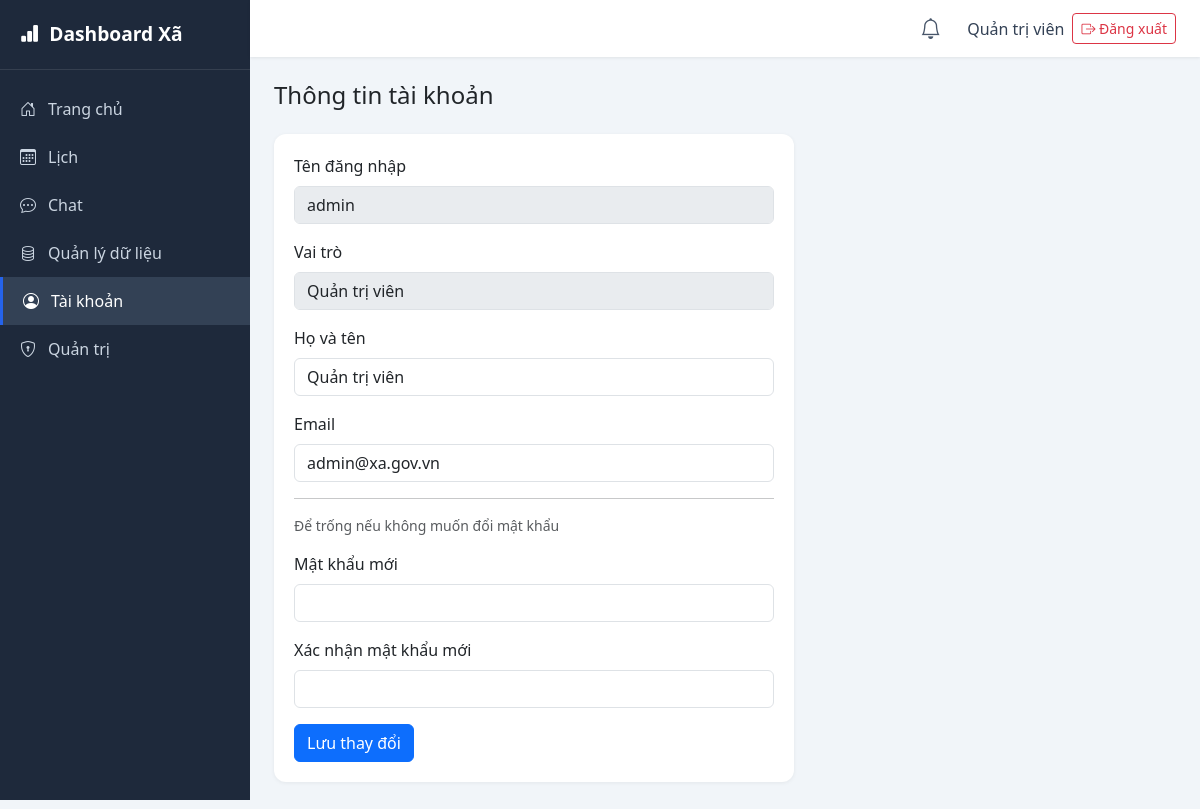
Page /account (signed in) on the committed database.
### app/models.py (models this page shows, shortened)
class User(UserMixin, db.Model):
    id = db.Column(db.Integer, primary_key=True)
    username = db.Column(db.String(80), unique=True, nullable=False)
    password_hash = db.Column(db.String(255), nullable=False)
    full_name = db.Column(db.String(120))
    email = db.Column(db.String(120))
    role = db.Column(db.String(20), default='user')  # 'admin' hoặc 'user'
    created_at = db.Column(db.DateTime, default=datetime.utcnow)
    def is_admin(self):
        return self.role == 'admin'

### app/routes/account.py (the view, shortened to what this page needs)
@account_bp.route('/account', methods=['GET', 'POST'])
@login_required
def account_view():
    return render_template('account.html')

### app/templates/account.html (shortened to what this page needs)
{% extends "base.html" %}
{% block content %}
<h4 class="mb-4">Thông tin tài khoản</h4>
<div class="chart-card" style="max-width: 520px;">
    <form method="POST">
        <div class="mb-3">
            <label class="form-label">Tên đăng nhập</label>
            <input type="text" class="form-control" value="{{ current_user.username }}" disabled>
        </div>
        <div class="mb-3">
            <label class="form-label">Vai trò</label>
            <input type="text" class="form-control" value="{{ 'Quản trị viên' if current_user.is_admin() else 'Người dùng' }}" disabled>
        </div>
        <div class="mb-3">
            <label class="form-label">Họ và tên</label>
            <input type="text" name="full_name" class="form-control" value="{{ current_user.full_name or '' }}">
        </div>
        <div class="mb-3">
            <label class="form-label">Email</label>
            <input type="email" name="email" class="form-control" value="{{ current_user.email or '' }}">
        </div>
        <hr>
        <p class="text-muted small">Để trống nếu không muốn đổi mật khẩu</p>
        <div class="mb-3">
            <label class="form-label">Mật khẩu mới</label>
            <input type="password" name="new_password" class="form-control">
        </div>
        <div class="mb-3">
            <label class="form-label">Xác nhận mật khẩu mới</label>
            <input type="password" name="confirm_password" class="form-control">
        </div>
        <button type="submit" class="btn btn-primary">Lưu thay đổi</button>
    </form>
</div>
{% endblock %}

### app/templates/base.html (shortened to what this page needs)
<!DOCTYPE html>
<html lang="vi">
<head>
    <link href="https://cdn.jsdelivr.net/npm/bootstrap@5.3.3/dist/css/bootstrap.min.css" rel="stylesheet">
    <link rel="stylesheet" href="https://cdn.jsdelivr.net/npm/bootstrap-icons@1.11.3/font/bootstrap-icons.css">
    <link href="{{ url_for('static', filename='css/style.css') }}" rel="stylesheet">
</head>
<body>
{% if current_user.is_authenticated %}
<div class="app-wrapper">
    <nav class="sidebar">
        <div class="sidebar-brand">
            <i class="bi bi-bar-chart-fill"></i>
            <span>Dashboard Xã</span>
        </div>
        <ul class="sidebar-menu">
            <li><a href="{{ url_for('main.dashboard') }}" class="{{ 'active' if request.endpoint == 'main.dashboard' }}"><i class="bi bi-house-door"></i> Trang chủ</a></li>
            <li><a href="{{ url_for('calendar.calendar_view') }}" class="{{ 'active' if request.endpoint == 'calendar.calendar_view' }}"><i class="bi bi-calendar3"></i> Lịch</a></li>
            <li><a href="{{ url_for('chat.chat_view') }}" class="{{ 'active' if 'chat' in request.endpoint }}"><i class="bi bi-chat-dots"></i> Chat</a></li>
            <li><a href="{{ url_for('data.data_view') }}" class="{{ 'active' if request.endpoint == 'data.data_view' }}"><i class="bi bi-database"></i> Quản lý dữ liệu</a></li>
            <li><a href="{{ url_for('account.account_view') }}" class="{{ 'active' if request.endpoint == 'account.account_view' }}"><i class="bi bi-person-circle"></i> Tài khoản</a></li>
            {% if current_user.is_admin() %}
            <li><a href="{{ url_for('admin.admin_view') }}" class="{{ 'active' if request.endpoint == 'admin.admin_view' }}"><i class="bi bi-shield-lock"></i> Quản trị</a></li>
            {% endif %}
        </ul>
    </nav>
    <div class="main-content">
        <header class="topbar">
            <div class="topbar-right">
                <div class="notif-wrapper">
                    <button class="notif-bell" id="notifBell">
                        <i class="bi bi-bell"></i>
                    </button>
                </div>
                <div class="user-info">
                    <span>{{ current_user.full_name or current_user.username }}</span>
                    <a href="{{ url_for('auth.logout') }}" class="btn btn-sm btn-outline-danger ms-2">
                        <i class="bi bi-box-arrow-right"></i> Đăng xuất
                    </a>
                </div>
            </div>
        </header>
        <main class="content-area">
            {% block content %}{% endblock %}
        </main>
    </div>
</div>
{% else %}
    {% block auth_content %}{% endblock %}
{% endif %}
</body>
</html>

### app/static/css/style.css (style rules this page uses)
:root { --primary: #2563eb; --sidebar-bg: #1e293b; --sidebar-hover: #334155; --bg-light: #f1f5f9; }
body { background: var(--bg-light); font-family: 'Segoe UI', Roboto, sans-serif; }
.app-wrapper { display: flex; min-height: 100vh; }
.sidebar { width: 250px; background: var(--sidebar-bg); color: #fff; flex-shrink: 0; position: sticky; top: 0; height: 100vh; overflow-y: auto; }
.sidebar-brand { padding: 20px; font-size: 1.2rem; font-weight: 700; display: flex; align-items: center; gap: 10px; border-bottom: 1px solid rgba(255,255,255,0.1); }
.sidebar-menu { list-style: none; padding: 15px 0; margin: 0; }
.sidebar-menu li a { display: flex; align-items: center; gap: 12px; padding: 12px 20px; color: #cbd5e1; text-decoration: none; transition: 0.2s; }
.sidebar-menu li a:hover, .sidebar-menu li a.active { background: var(--sidebar-hover); color: #fff; border-left: 3px solid var(--primary); }
.main-content { flex: 1; display: flex; flex-direction: column; min-width: 0; }
.topbar { background: #fff; padding: 12px 24px; display: flex; justify-content: space-between; align-items: center; box-shadow: 0 1px 3px rgba(0,0,0,0.08); position: sticky; top: 0; z-index: 10; }
.topbar-right { display: flex; align-items: center; gap: 20px; margin-left: auto; }
.content-area { padding: 24px; }
.notif-wrapper { position: relative; }
.notif-bell { background: none; border: none; font-size: 1.3rem; color: #475569; position: relative; cursor: pointer; }
.user-info { display: flex; align-items: center; font-weight: 500; color: #334155; }
.chart-card { background: #fff; border-radius: 12px; padding: 20px; box-shadow: 0 1px 4px rgba(0,0,0,0.06); margin-bottom: 24px; }

### rows in the picture
User: full_name "Quản trị viên", username "admin", role "Quản trị viên", email "admin@xa.gov.vn"
